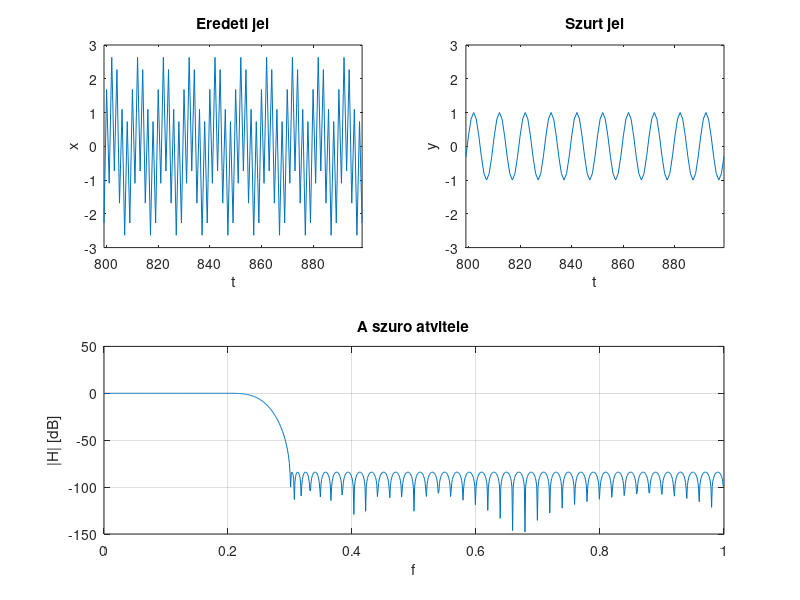

Recreate this plot in MATLAB.
clear all;
clc;

%% Parameterek
N=100; %FIR szuro hossza
L=10000; %a szurendo jel hossza
M=500; %blokkmeret (legyen L osztoja)

%% Bemeneti jel (fs=1)
t=0:(L-1);
x=sin(2*pi*0.1*t)+2*sin(2*pi*0.5*t+1);
subplot(221);
plot(t(800:900),x(800:900));
axis([t(800) t(900) -3 3])
title('Eredeti jel');
xlabel('t');
ylabel('x');

%% Alulatereszto FIR szuro
h=firpm(N-1,[0 0.2 0.3 1],[1 1 0 0]);
[H,W]=freqz(h,1,1000);
subplot(212);
plot(W/pi,20*log10(abs(H)));
axis([0 1 -150 50]);
grid on;
title('A szuro atvitele');
xlabel('f');
ylabel('|H| [dB]');

%% OLA algoritmus
H=fft([h zeros(1,M)]); %az impulzusvalasz M+N pontos spektruma
y=zeros(1,L+N);
for ii=0:(L/M-1)
    X=fft([x((ii*M+1):((ii+1)*M)) zeros(1,N)]); %az ii-edik blokk M+N pontos spektruma
    y((ii*M+1):(ii*M+M+N))=y((ii*M+1):(ii*M+M+N))+real(ifft(H.*X)); %real csak numerikus okokbol
end
error=max(abs(filter(h,1,x)-y(1:L))) %ellenorzes

%% Kimeneti jel
subplot(222);
plot(t(800:900),y(800:900));
axis([t(800) t(900) -3 3])
title('Szurt jel');
xlabel('t');
ylabel('y');
